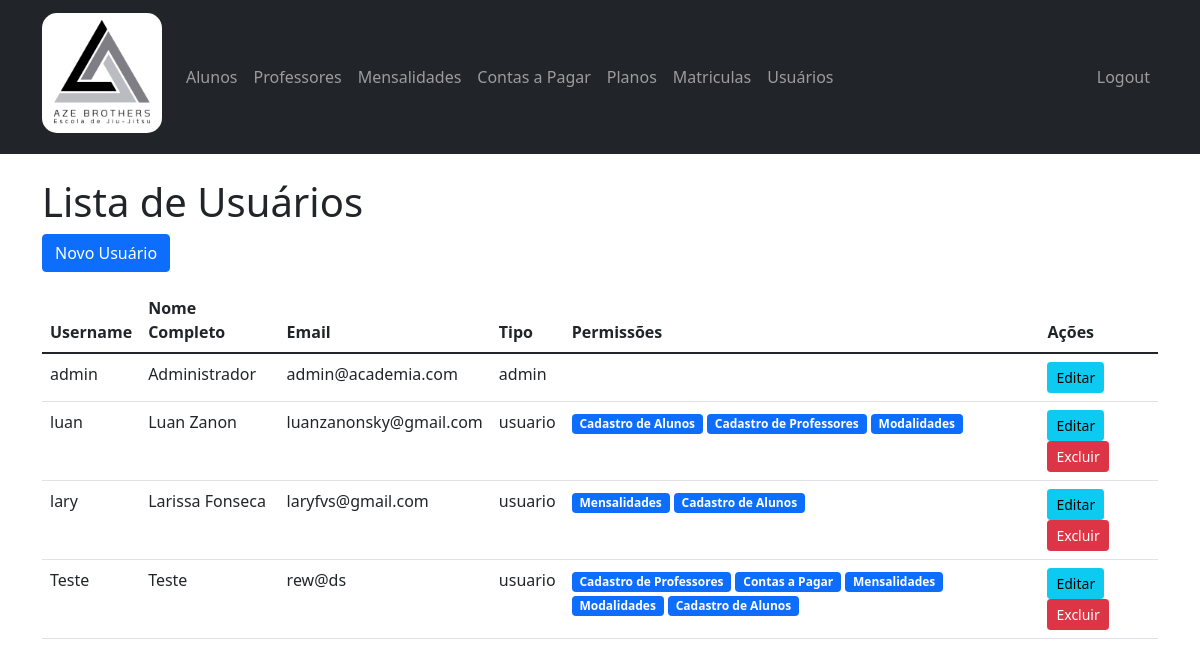
Page /usuarios (signed in) on the earlier database version.
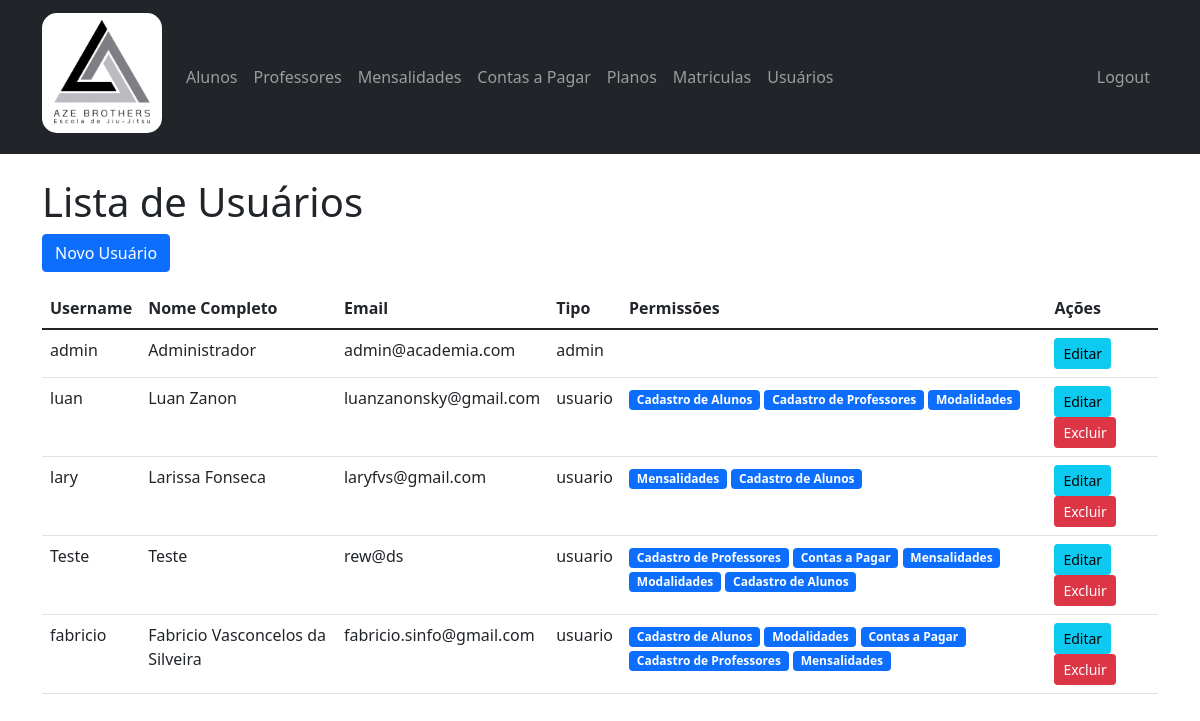
Same page on the later database version.
### app.py (models this page shows)
class Usuario(UserMixin, db.Model):
    id = db.Column(db.Integer, primary_key=True)
    username = db.Column(db.String(80), unique=True, nullable=False)
    password = db.Column(db.String(120), nullable=False)
    tipo = db.Column(db.String(20), nullable=False)  # 'admin', 'usuario'
    nome_completo = db.Column(db.String(100))
    email = db.Column(db.String(120))
    ativo = db.Column(db.Boolean, default=True)
    permissoes = db.relationship('Permissao', secondary='usuario_permissao', lazy='subquery',
        backref=db.backref('usuarios', lazy=True))
    def tem_permissao(self, codigo_permissao):
        if self.tipo == 'admin':  # Admin tem todas as permissões
            return True
        return any(p.codigo == codigo_permissao for p in self.permissoes)

class Permissao(db.Model):
    id = db.Column(db.Integer, primary_key=True)
    nome = db.Column(db.String(50), nullable=False)
    codigo = db.Column(db.String(50), unique=True, nullable=False)

### app.py (the view)
@app.route('/usuarios')
@login_required
@requer_permissao('admin')
def listar_usuarios():
    usuarios = Usuario.query.all()
    return render_template('usuarios/listar.html', usuarios=usuarios)

### app.py (called while the page is built)
def requer_permissao(codigo_permissao):
    def decorator(f):
        @wraps(f)
        def decorated_function(*args, **kwargs):
            if not current_user.tem_permissao(codigo_permissao):
                flash('Você não tem permissão para acessar esta área. Procure o Administrador para solicitar !', 'error')
                return redirect(url_for('index'))
            return f(*args, **kwargs)
        return decorated_function
    return decorator

@login_manager.user_loader
def load_user(user_id):
    return Usuario.query.get(int(user_id))

### templates/usuarios/listar.html (shortened to what this page needs)
{% extends "base.html" %}
{% block content %}
    <h1>Lista de Usuários</h1>
    <a href="{{ url_for('novo_usuario') }}" class="btn btn-primary mb-3">Novo Usuário</a>
    <table class="table">
        <thead>
            <tr>
                <th>Username</th>
                <th>Nome Completo</th>
                <th>Email</th>
                <th>Tipo</th>
                <th>Permissões</th>
                <th>Ações</th>
            </tr>
        </thead>
        <tbody>
            {% for usuario in usuarios %}
            <tr>
                <td>{{ usuario.username }}</td>
                <td>{{ usuario.nome_completo }}</td>
                <td>{{ usuario.email }}</td>
                <td>{{ usuario.tipo }}</td>
                <td>
                    {% for permissao in usuario.permissoes %}
                        <span class="badge bg-primary">{{ permissao.nome }}</span>
                    {% endfor %}
                </td>
                <td>
                    <a href="{{ url_for('editar_usuario', id=usuario.id) }}" class="btn btn-sm btn-info">Editar</a>
                    {% if usuario.tipo != 'admin' %}
                        <form action="{{ url_for('excluir_usuario', id=usuario.id) }}" method="POST" style="display:inline;">
                            <button type="submit" class="btn btn-sm btn-danger" onclick="return confirm('Tem certeza que deseja excluir este usuário?');">Excluir</button>
                        </form>
                    {% endif %}
                </td>
            </tr>
            {% endfor %}
        </tbody>
    </table>
{% endblock %}

### templates/base.html (shortened to what this page needs)
<!DOCTYPE html>
<html lang="pt-br">
<head>
    <link href="https://cdn.jsdelivr.net/npm/bootstrap@5.1.3/dist/css/bootstrap.min.css" rel="stylesheet">
</head>
<body>
    {% if request.endpoint != 'login' %}
    <nav class="navbar navbar-expand-lg navbar-dark bg-dark">
        <div class="container">
            <a class="navbar-brand d-flex flex-column align-items-center" href="{{ url_for('index') }}">
                <img src="{{ url_for('static', filename='images/logo.png') }}"
                     alt="Logo da Academia"
                     width="120"
                     height="120"
                     class="d-inline-block logo-cantos-arredondados mb-2">
            </a>
            <div class="collapse navbar-collapse" id="navbarNav">
                <ul class="navbar-nav">
                    <li class="nav-item">
                        <a class="nav-link" href="{{ url_for('listar_alunos') }}">Alunos</a>
                    </li>
                    <li class="nav-item">
                        <a class="nav-link" href="{{ url_for('listar_professores') }}">Professores</a>
                    </li>
                    <li class="nav-item">
                        <a class="nav-link" href="{{ url_for('listar_mensalidades') }}">Mensalidades</a>
                    </li>
                    <li class="nav-item">
                        <a class="nav-link" href="{{ url_for('listar_contas') }}">Contas a Pagar</a>
                    </li>
                    <li class="nav-item">
                        <a class="nav-link" href="{{ url_for('listar_planos') }}">Planos</a>
                    </li>
                    <li class="nav-item">
                        <a class="nav-link" href="{{ url_for('listar_matriculas') }}">Matriculas</a>
                    </li>
                    {% if current_user.tipo == 'admin' %}
                        <li class="nav-item">
                            <a class="nav-link" href="{{ url_for('listar_usuarios') }}">Usuários</a>
                        </li>
                    {% endif %}
                </ul>
                <ul class="navbar-nav ms-auto">
                    {% if current_user.is_authenticated %}
                        <li class="nav-item">
                            <a class="nav-link" href="{{ url_for('logout') }}">Logout</a>
                        </li>
                    {% endif %}
                </ul>
            </div>
        </div>
    </nav>
    {% endif %}
    <div class="container mt-4">
        {% block content %}{% endblock %}
    </div>
</body>
</html>

### templates/base.html (style rules this page uses)
.logo-cantos-arredondados { border-radius: 15px; }

Differences in the rows shown:
added Usuario: username "fabricio", nome_completo "Fabricio Vasconcelos da Silveira", email "fabricio.sinfo@gmail.com", tipo "usuario", Permissao (nome "Cadastro de Alunos"), Permissao (nome "Modalidades"), Permissao (nome "Contas a Pagar"), Permissao (nome "Cadastro de Professores"), Permissao (nome "Mensalidades")
